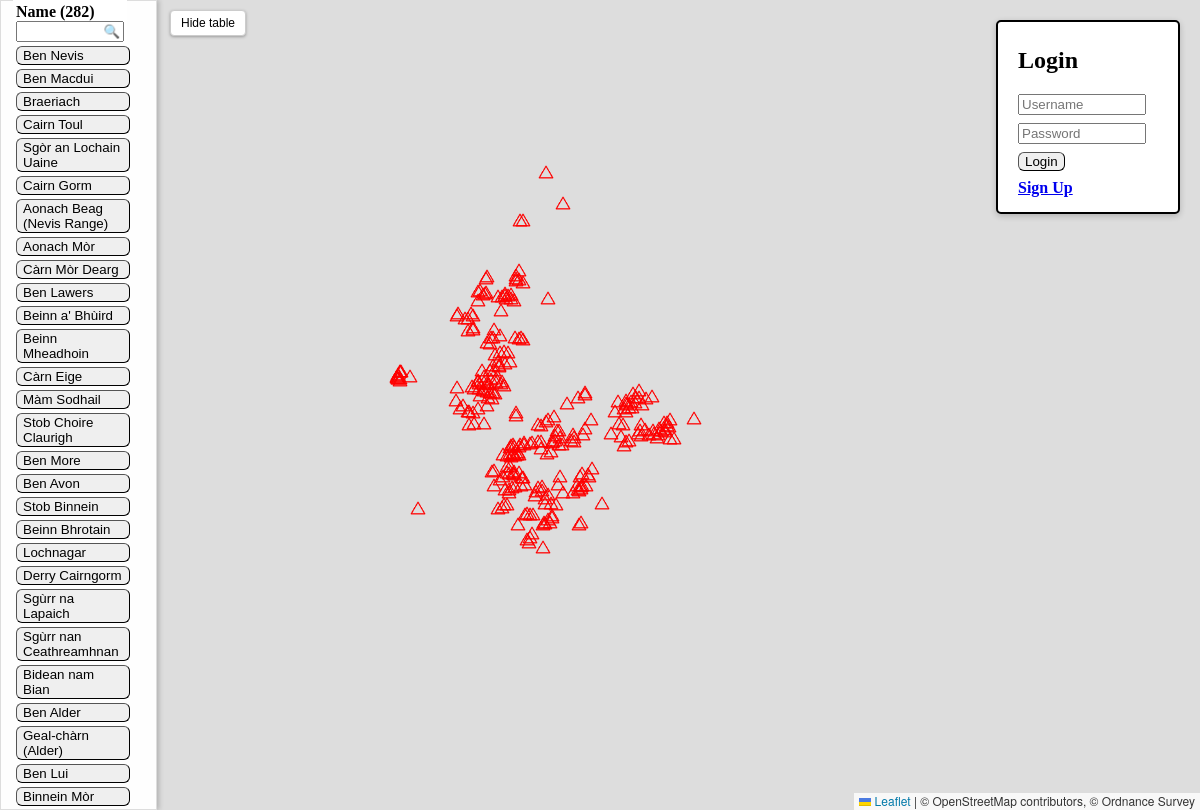
The page / on the database its author committed.
### tables this page shows
CREATE TABLE "munros" (
"munro_id" TEXT,
  "name" TEXT,
  "region" TEXT,
  "height" TEXT,
  "description" TEXT,
  "whl_url" TEXT,
  "latitude" REAL,
  "longitude" REAL
);

### app.py (the view)
@app.route("/")
def index():
    session.clear()
    locations = get_munro_data()
    return render_template('index.html', locations=locations)

### routes/munro_data.py (called while the page is built)
def get_munro_data():
    import sqlite3
    import pandas as pd
    db_file = "database.db"
    conn = sqlite3.connect("database.db")
    loc_df = pd.read_sql_query(f"SELECT * FROM munros", conn)
    conn.close()
    locations = loc_df.to_dict(orient='records')
    return locations

### templates/index.html (shortened to what this page needs)
<!DOCTYPE html>
<html>
<head>
  <link rel="stylesheet" href="/static/css/styles.css">
  <link rel="stylesheet" href="https://unpkg.com/leaflet@1.9.4/dist/leaflet.css"
/>
</head>
<body>
<div id="map"></div>
<div id="table_layer">
  <table id="mountainTable">
    <colgroup><col style="width: 120px"></colgroup>
    <thead id="tableHeader" style="position: fixed; top: 0; background: white; z-index: 1000;">
      <th style="text-align: left;">
        Name (282)<br>
        <input type="text" id="searchInput" placeholder="🔍" style="width: 100px; text-align: left;">
      </th>
    </thead>
    <tbody style="display:block; margin-top: 30px;">
      {% for loc in locations %}
        <tr>
          <td>
            <button {{ loc.style|e }}
                    onclick="goToLocation({{ loc.latitude }}, {{ loc.longitude }})">
              {{ loc.name }}
            </button>
          </td>
        </tr>
      {% endfor %}
    </tbody>
  </table>
</div>
<button id="toggleSidebar">Hide table</button>
<div id="login">
  <h2 id="form-title">{{ "Sign Up" if show_signup else "Login" }}</h2>
  <form id="login-form" action="/login" method="POST"
        style="display: {{ 'none' if show_signup else 'block' }};">
    <input type="text" name="user_name" placeholder="Username" required style="width:120px">
    <input type="password" name="password" placeholder="Password" required style="width:120px">
    <button type="submit">Login</button>
  </form>
  <div class="links">
    <a href="#" id="toggle-form">{{ "Login" if show_signup else "Sign Up" }}</a>
  </div>
</div>
</body>
</html>

### static/css/styles.css (style rules this page uses)
html, body { height: 100%; margin: 0; overflow: hidden; }
#map { position: absolute; top:0; left:0; width:100%; height:100%; z-index:0; }
#table_layer { display: block; position: absolute; top: 0; left: 0; width: 135px; height: 98.5dvh; background: rgba(255, 255, 255, 0.95); border: 1px solid #ddd; z-index: 1000; overflow-y: auto; padding: 10px; box-shadow: 2px 0 5px rgba(0,0,0,0.2); transition: transform 0.5s ease; }
#mountainTable td button { cursor: pointer; text-align: left; vertical-align: top; white-space: normal; width: 100%; }
#login { position: fixed; top: 20px; right: 20px; padding: 5px 20px; background-color: white; color: black; border: 2px solid black; border-radius: 5px; cursor: pointer; font-weight: bold; box-shadow: 0 2px 6px rgba(0,0,0,0.2); text-align: top; width: 140px; height: 180px; }
#searchInput::placeholder { text-align: right; }
#toggleSidebar { position: absolute; top: 10px; left: 170px; z-index: 1100; padding: 5px 10px; background-color: #fff; border: 1px solid #ccc; border-radius: 4px; cursor: pointer; font-size: 12px; box-shadow: 0 1px 3px rgba(0,0,0,0.3); transition: left 0.5s ease; }
button { border-radius: 6px; border-width: 1px; border-color: black; cursor: pointer; background-color: D8D8D8; }
form { display: flex; flex-direction: column; gap: 5px; }

### templates/index.html (style rules this page uses)
#login-form input[name="user_name"], #signup-form input[name="user_name"], #login-form input[name="password"], #signup-form input[name="password"], #login-form button, #signup-form button, .links { margin-top: 8px; display: block; }

### rows shown on the page
munros: name "Ben Nevis"
munros: name "Ben Macdui"
munros: name "Braeriach"
munros: name "Cairn Toul"
munros: name "Sgòr an Lochain Uaine"
munros: name "Cairn Gorm"
munros: name "Aonach Beag (Nevis Range)"
munros: name "Aonach Mòr"
munros: name "Càrn Mòr Dearg"
munros: name "Ben Lawers"
munros: name "Beinn a' Bhùird"
munros: name "Beinn Mheadhoin"
munros: name "Càrn Eige"
munros: name "Màm Sodhail"
munros: name "Stob Choire Claurigh"
munros: name "Ben More"
munros: name "Ben Avon"
munros: name "Stob Binnein"
munros: name "Beinn Bhrotain"
munros: name "Lochnagar"
munros: name "Derry Cairngorm"
munros: name "Sgùrr na Lapaich"
munros: name "Sgùrr nan Ceathreamhnan"
munros: name "Bidean nam Bian"
munros: name "Ben Alder"
munros: name "Geal-chàrn (Alder)"
munros: name "Ben Lui"
munros: name "Binnein Mòr"

### other values the page prints
{{ "Sign Up" if show_signup else "Login" }} "Login"
{{ "Login" if show_signup else "Sign Up" }} "Sign Up"
